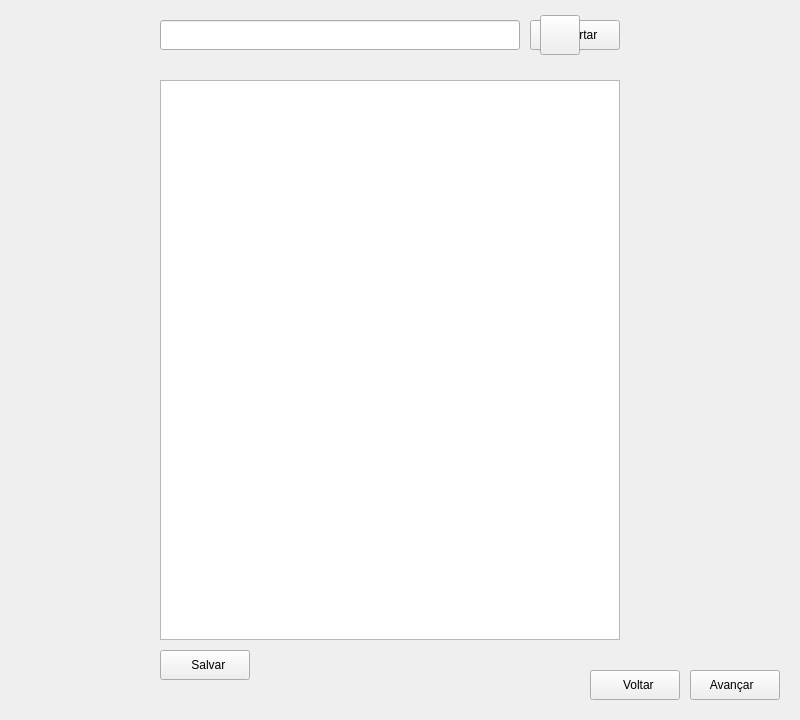
<?xml version="1.0" encoding="UTF-8"?>
<ui version="4.0">
 <class>FrameTensoes</class>
 <widget class="QFrame" name="FrameTensoes">
  <property name="geometry">
   <rect>
    <x>0</x>
    <y>0</y>
    <width>800</width>
    <height>720</height>
   </rect>
  </property>
  <property name="windowTitle">
   <string>Frame</string>
  </property>
  <widget class="QPushButton" name="btnAvancar">
   <property name="geometry">
    <rect>
     <x>690</x>
     <y>670</y>
     <width>90</width>
     <height>30</height>
    </rect>
   </property>
   <property name="cursor">
    <cursorShape>PointingHandCursor</cursorShape>
   </property>
   <property name="text">
    <string>Avançar  </string>
   </property>
  </widget>
  <widget class="QPushButton" name="btnVoltar">
   <property name="geometry">
    <rect>
     <x>590</x>
     <y>670</y>
     <width>90</width>
     <height>30</height>
    </rect>
   </property>
   <property name="cursor">
    <cursorShape>PointingHandCursor</cursorShape>
   </property>
   <property name="text">
    <string>  Voltar</string>
   </property>
  </widget>
  <widget class="QTableWidget" name="tableTensoes">
   <property name="geometry">
    <rect>
     <x>160</x>
     <y>80</y>
     <width>460</width>
     <height>560</height>
    </rect>
   </property>
  </widget>
  <widget class="QLineEdit" name="lineEditImportar">
   <property name="geometry">
    <rect>
     <x>160</x>
     <y>20</y>
     <width>360</width>
     <height>30</height>
    </rect>
   </property>
  </widget>
  <widget class="QPushButton" name="btnImportar">
   <property name="geometry">
    <rect>
     <x>530</x>
     <y>20</y>
     <width>90</width>
     <height>30</height>
    </rect>
   </property>
   <property name="cursor">
    <cursorShape>PointingHandCursor</cursorShape>
   </property>
   <property name="text">
    <string>Importar</string>
   </property>
  </widget>
  <widget class="QPushButton" name="btnLixeira">
   <property name="geometry">
    <rect>
     <x>540</x>
     <y>15</y>
     <width>40</width>
     <height>40</height>
    </rect>
   </property>
   <property name="cursor">
    <cursorShape>PointingHandCursor</cursorShape>
   </property>
   <property name="text">
    <string/>
   </property>
   <property name="iconSize">
    <size>
     <width>24</width>
     <height>24</height>
    </size>
   </property>
  </widget>
  <widget class="QPushButton" name="btnSalvarTabela">
   <property name="geometry">
    <rect>
     <x>160</x>
     <y>650</y>
     <width>90</width>
     <height>30</height>
    </rect>
   </property>
   <property name="cursor">
    <cursorShape>PointingHandCursor</cursorShape>
   </property>
   <property name="text">
    <string>  Salvar</string>
   </property>
  </widget>
 </widget>
 <resources/>
 <connections/>
</ui>
